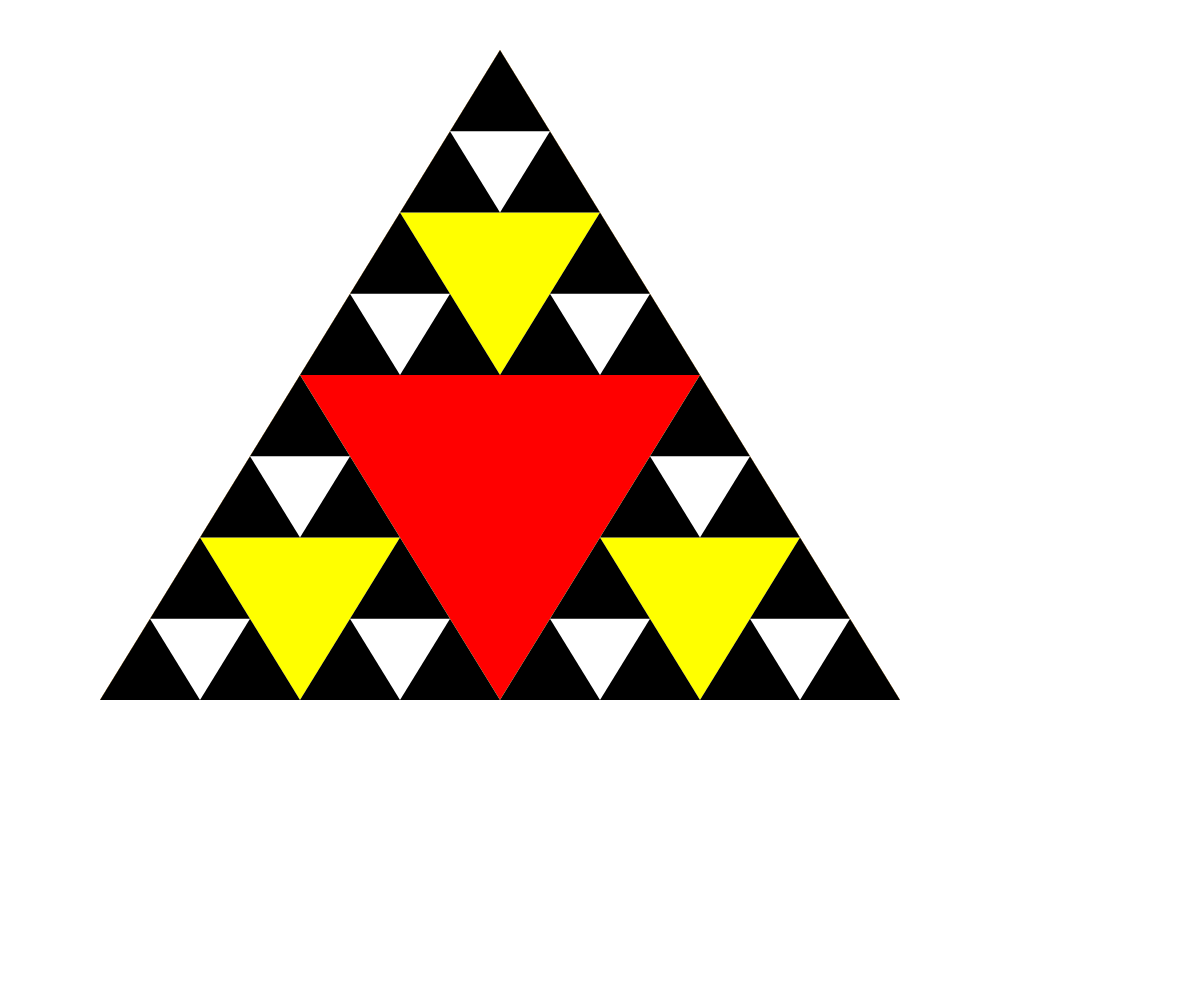
Frame 1 (no input)
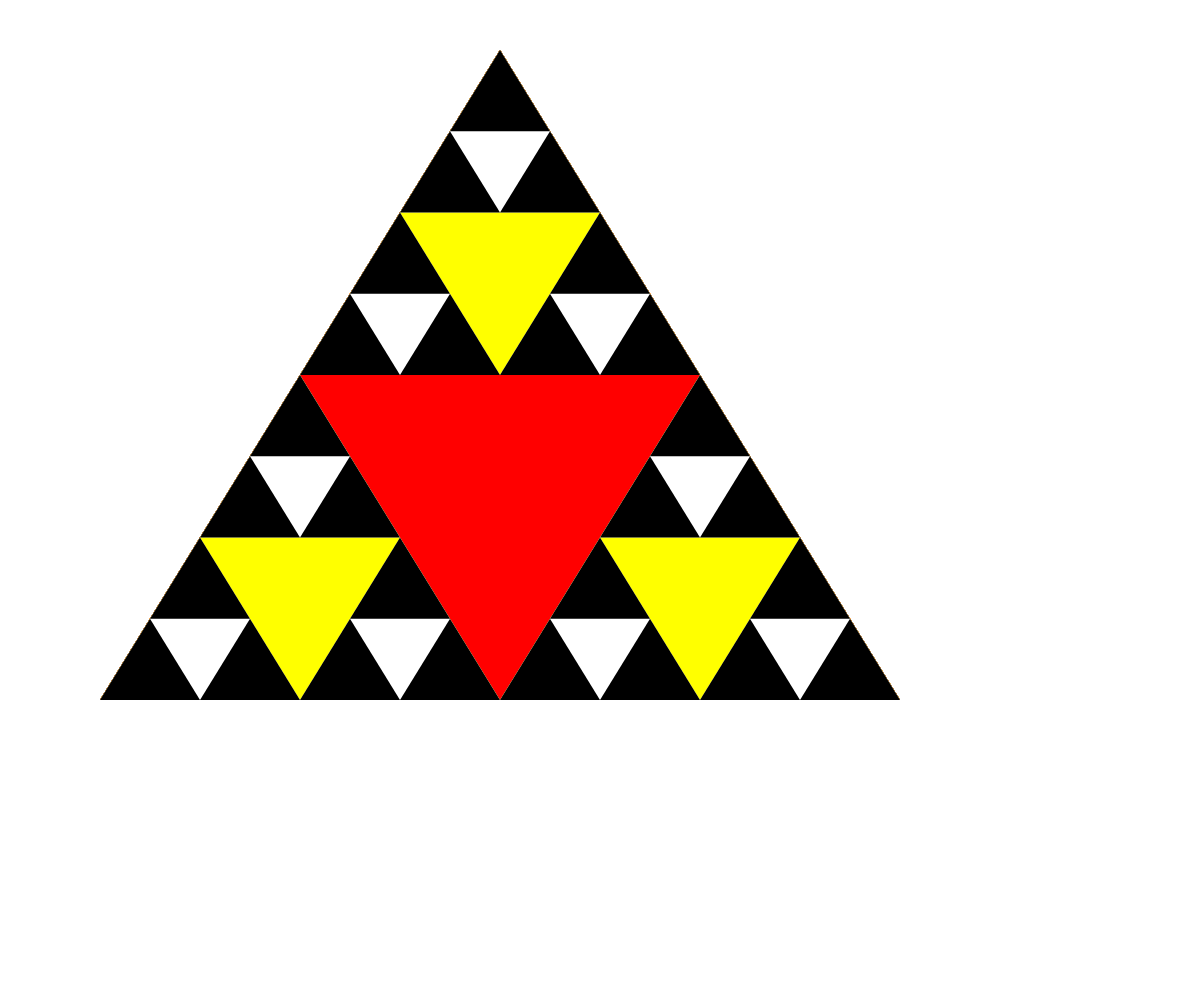
Frame 60 (no input)
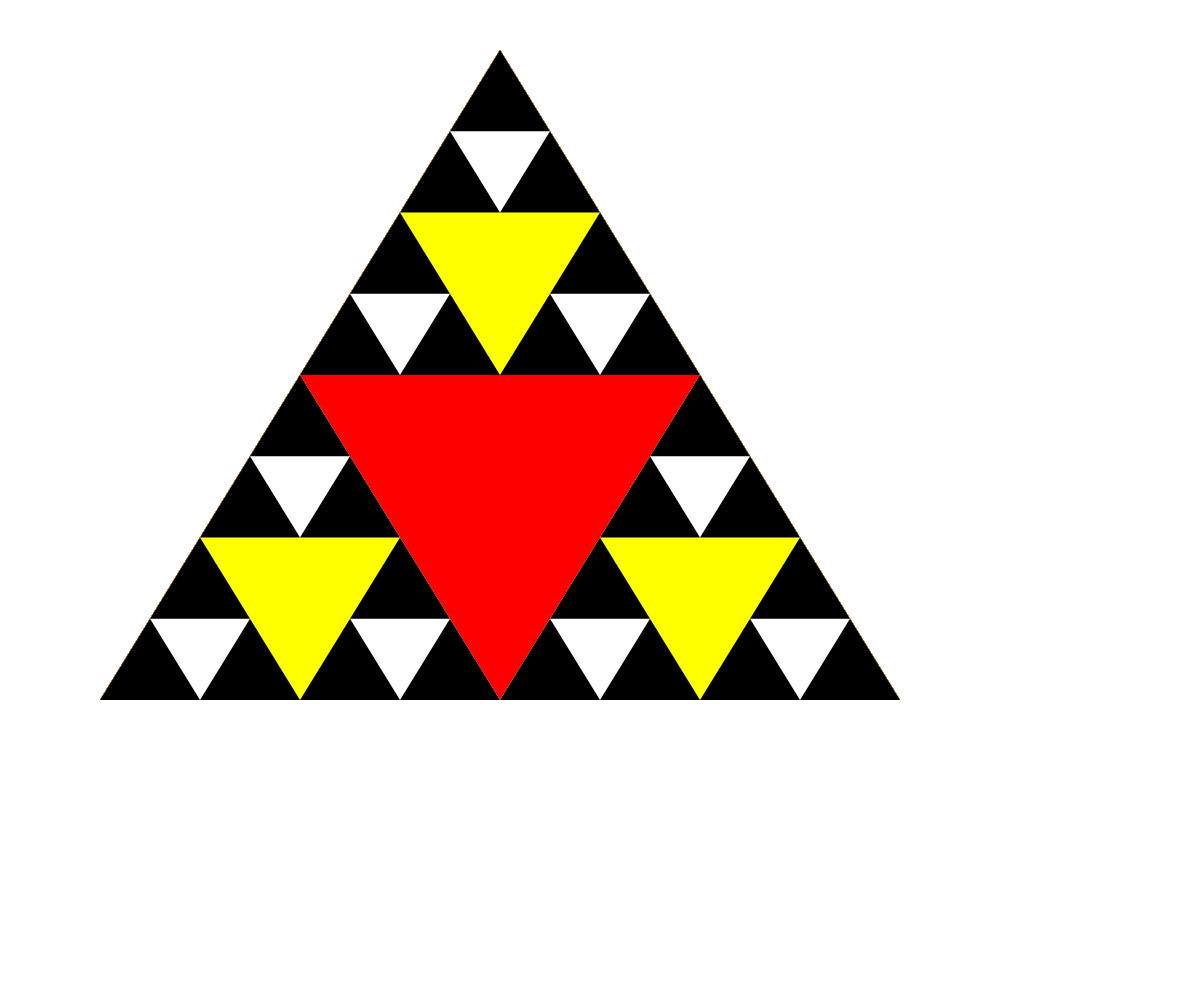
Frame 120 (the mouse pressed at the canvas centre since frame 60)

The p5.js sketch that drew these frames (run headless with seeded random() and noise() and a simulated clock; from frame 60 on, the mouse is pressed at the canvas centre):

// p5.js sketch
// ── sketch.js
// Fractal Triangle
// Ethan Church
// December 20, 2018

let startingPoints = [{x: 500, y: 50}, {x:100, y: 700}, {x: 900, y: 700}];

function setup() {
  createCanvas(windowWidth, windowHeight);
}

function draw() {
  sierpinski(startingPoints, 3); //Change this number and you get more fractals
}

function sierpinski(points, depth) {
  let theColors = ["black", "white", "yellow", "red"];
  noStroke();
  fill(theColors[depth]);
  triangle(points[0].x, points[0].y, points[1].x, points[1].y, points[2].x, points[2].y,);
  if (depth > 0) {
    sierpinski([points[0],
      midPoint(points[0], points[1]),
      midPoint(points[0], points[2])],
    depth - 1);
    sierpinski([points[1],
      midPoint(points[0], points[1]),
      midPoint(points[1], points[2])],
    depth - 1);
    sierpinski([points[2],
      midPoint(points[1], points[2]),
      midPoint(points[0], points[2])],
    depth - 1);
  }
}

function midPoint(point1, point2) {
  let x = (point1.x + point2.x)/2;
  let y = (point1.y + point2.y)/2;
  return {x:x, y: y};
}
